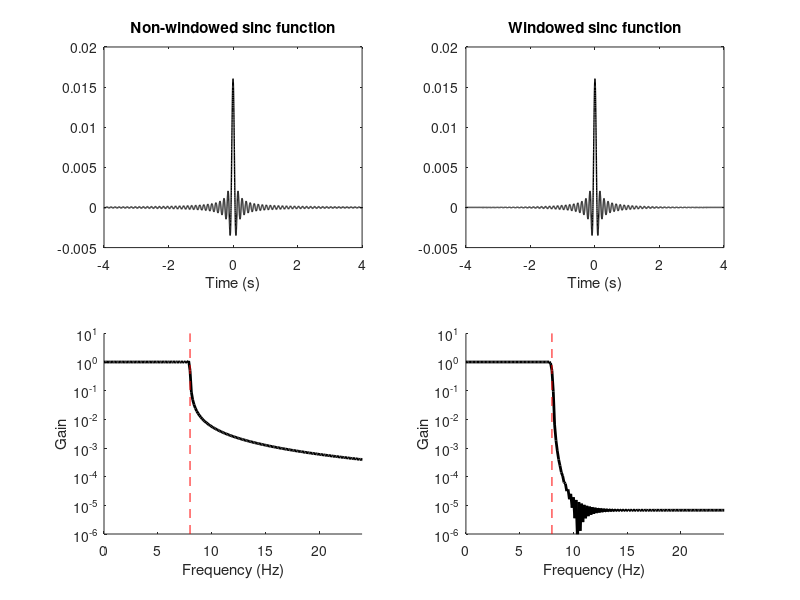
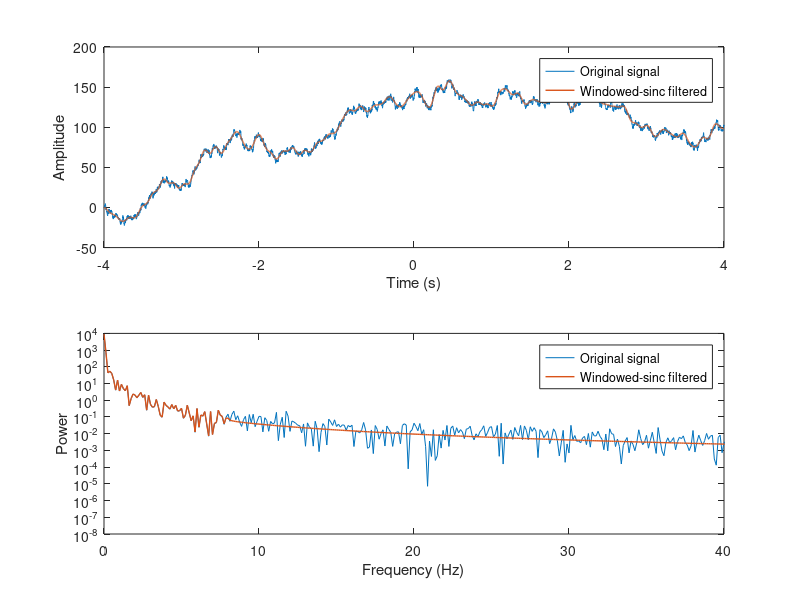
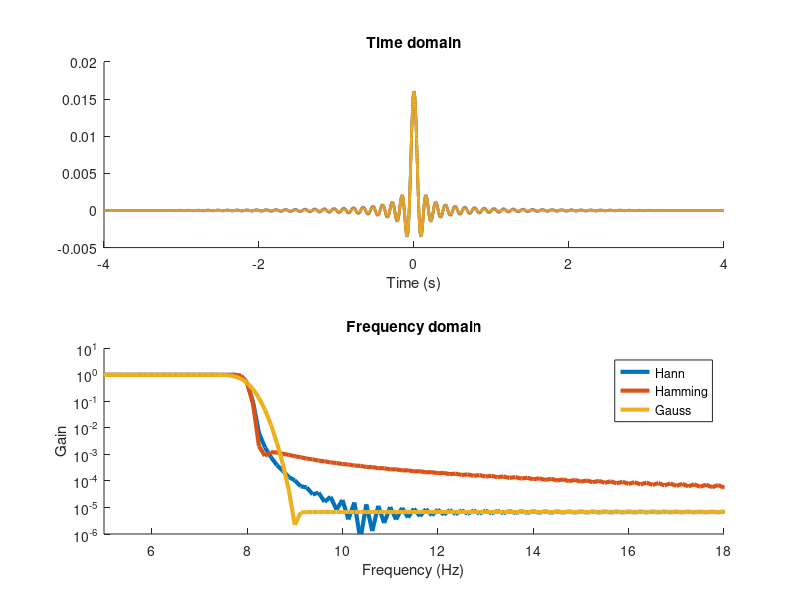

The MATLAB source for these figures, in order:
%%
%     COURSE: Signal processing problems, solved in MATLAB and Python
%    SECTION: Filtering
%      VIDEO: Windowed-sinc filters
% Instructor: sincxpress.com
%
%%

srate = 1000;
time  = -4:1/srate:4;
pnts  = length(time);

f = 8;
sincfilt = sin(2*pi*f*time) ./ time;

% adjust NaN and normalize filter to unit-gain
sincfilt(~isfinite(sincfilt)) = max(sincfilt);
sincfilt = sincfilt./sum(sincfilt);

% windowed sinc filter
sincfiltW = sincfilt .* hann(pnts)';


%%% plotting
figure(1), clf

% sinc filter
subplot(221)
plot(time,sincfilt,'k','linew',1)
xlabel('Time (s)')
title('Non-windowed sinc function')

subplot(223), hold on
hz = linspace(0,srate/2,floor(pnts/2)+1);
pw = abs(fft(sincfilt));
plot(hz,pw(1:length(hz)),'k','linew',2)
set(gca,'xlim',[0 f*3],'YScale','lo','ylim',[10e-7 10])
plot([1 1]*f,get(gca,'ylim'),'r--')
xlabel('Frequency (Hz)'), ylabel('Gain')




% now plot the windowed sinc filter
subplot(222)
plot(time,sincfiltW,'k','linew',1)
xlabel('Time (s)')
title('Windowed sinc function')

subplot(224), hold on
hz = linspace(0,srate/2,floor(pnts/2)+1);
pw = abs(fft(sincfiltW));
plot(hz,pw(1:length(hz)),'k','linew',2)
set(gca,'xlim',[0 f*3],'YScale','lo','ylim',[10e-7 10])
plot([1 1]*f,get(gca,'ylim'),'r--')
xlabel('Frequency (Hz)'), ylabel('Gain')

%% apply the filter to noise

% generate data as integrated noise
data = cumsum( randn(pnts,1) );

% reflection
datacat = [data; data(end:-1:1)];

% apply filter (zero-phase-shift)
dataf = filter(sincfiltW,1,datacat);
dataf = filter(sincfiltW,1,dataf(end:-1:1));

% flip forwards and remove reflected points
dataf = dataf(end:-1:pnts+1);


% compute spectra of original and filtered signals
hz = linspace(0,srate/2,floor(pnts/2)+1);
powOrig = abs(fft(data)/pnts).^2;
powFilt = abs(fft(dataf)/pnts).^2;



% plot
figure(2), clf
subplot(211)
plot(time,data, time,dataf,'linew',1)
xlabel('Time (s)'), ylabel('Amplitude')
legend({'Original signal';'Windowed-sinc filtered'})
zoom on


% plot original and filtered spectra
subplot(212)
plot(hz,powOrig(1:length(hz)), hz,powFilt(1:length(hz)), 'linew',1)
set(gca,'xlim',[0 40],'YScale','log')
xlabel('Frequency (Hz)'), ylabel('Power')
legend({'Original signal';'Windowed-sinc filtered'})

%% with different windowing functions

sincfiltW = cell(3,1);

tapernames = {'Hann';'Hamming';'Gauss'};

% with Hann taper
%sincfiltW{1} = sincfilt .* hann(pnts)';
hannw = .5 - cos(2*pi*linspace(0,1,pnts))./2;
sincfiltW{1} = sincfilt .* hannw;


% with Hamming taper
%sincfiltW{2} = sincfilt .* hamming(pnts)';
hammingw = .54 - .46*cos(2*pi*linspace(0,1,pnts));
sincfiltW{2} = sincfilt .* hammingw;


% with Gaussian taper
sincfiltW{3} = sincfilt .* exp(-time.^2);



figure(3), clf

for filti=1:length(sincfiltW)
    subplot(211), hold on
    plot(time,sincfiltW{filti},'linew',2)
    xlabel('Time (s)'), title('Time domain')
    
    subplot(212), hold on
    hz = linspace(0,srate/2,floor(pnts/2)+1);
    pw = abs(fft(sincfiltW{filti}));
    plot(hz,pw(1:length(hz)),'linew',3)
    set(gca,'xlim',[f-3 f+10],'YScale','lo','ylim',[10e-7 10])
    xlabel('Frequency (Hz)'), ylabel('Gain')
    title('Frequency domain')
    
end

legend(tapernames)

%% done.
